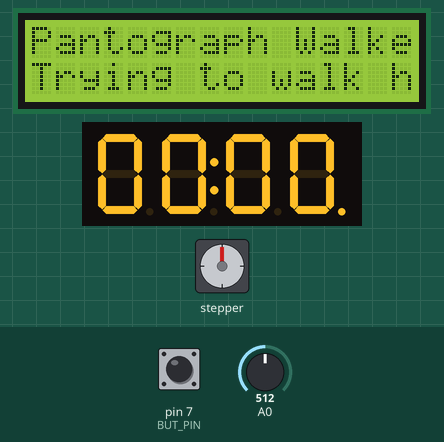
Recording of a sketch running on a simulated Arduino Uno, built with avr-gcc and run on an emulated ATmega328P. Parts: stepper motor, 16×2 character LCD, 4-digit seven-segment display. Wiring (inferred from the names in the program): stepper motor driver (200 steps per turn assumed): step pin 10; direction pin 9; enable pin 8. The inputs (shaded band) are chosen by the test bench; at power-on: A0 = 512, pin 7 (BUT_PIN) HIGH.

Above: at 1.3 s.
1.4 s: A0 set to 596
2.9 s: A0 set to 611
At 3.17 s:
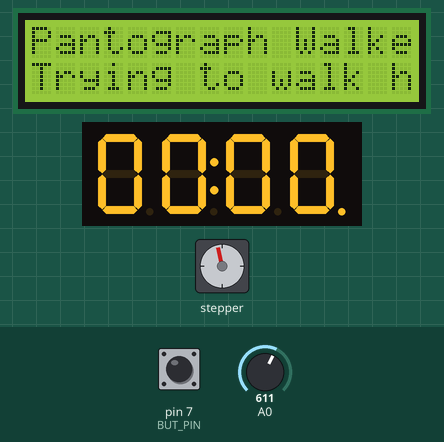
4.5 s: A0 set to 511
At 4.5 s:
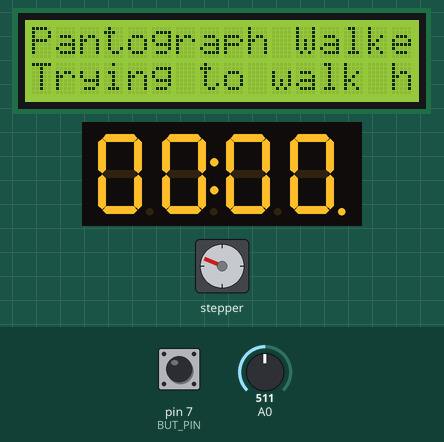
6.0 s: A0 set to 429
7.5 s: A0 set to 407
At 7.77 s:
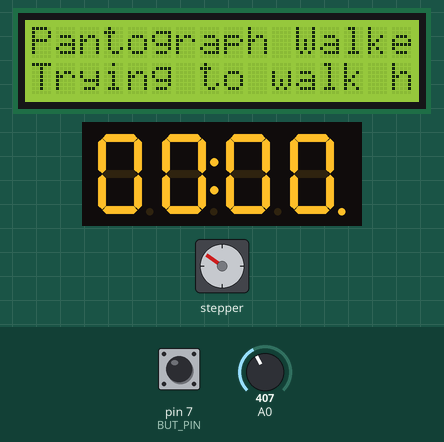
10.5 s: pin 7 (BUT_PIN) pulled LOW for 0.15 s
At 10.5 s:
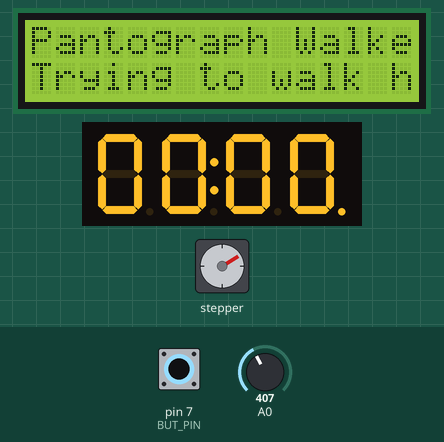
Timing chart, 0 to 13.1 s (numbered marks = the images above; inputs shaded):
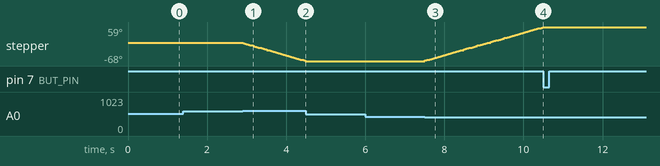

Measured:
- the behaviour switches between 602 and 603 on A0 (found by bisection; images 0 and 1)
- the behaviour switches between 422 and 421 on A0 (found by bisection; images 2 and 3)
- after the input at 1.4 s, every drawn part: stays the same
- after the input at 2.9 s, stepper: keeps turning counter-clockwise at about 43°/s, starting at once
- after the input at 4.5 s, stepper: stops changing and stays -68°
- after the input at 6.0 s, every drawn part: stays the same
- after the input at 7.5 s, stepper: keeps turning clockwise at about 43°/s, starting at once
- after the input at 10.5 s, stepper: stops changing and stays 59°

The sketch:

actuator.ino
```cpp
#include <LiquidCrystal_I2C.h>
#include <TM1637TinyDisplay.h>

#define END_CHAR          ']'
#define LCD_CHAR          '&'
#define TM_START_CHAR     '%'
#define TM_PAUSE_CHAR     '^'
#define TM_CONTINUE_CHAR  ';'

constexpr uint8_t COLS = 20;
constexpr uint8_t ROWS = 4;

constexpr uint8_t ENA_PIN = 8;
constexpr uint8_t DIR_PIN = 9;
constexpr uint8_t PUL_PIN = 10;

constexpr uint8_t BUT_PIN = 7;

constexpr uint8_t CLK = 2;
constexpr uint8_t DIO = 3;

uint8_t dots = 0b01010000;
bool enabled = false;
int offRange = 90;
bool pausedTime = true;

unsigned long serialTimeStamp = 0;
unsigned long tmTimeStamp = 0;

int secs = 0;
int csecs = 0;

LiquidCrystal_I2C lcd(0x27, COLS, ROWS);
TM1637TinyDisplay tm(CLK, DIO);

void handleENA();
void handlePUL(int);
void printLine(char readMsg[]);
void readSerial();
void handleLCD(char readMsg[], int i = 1);
void displayTime();

void setup() {

  Serial.begin(115200);

  lcd.init();
  lcd.backlight();
  lcd.home();
  lcd.print("Pantograph Walker");
  lcd.setCursor(0, 1);
  lcd.print("Trying to walk here");

  tm.begin();
  tm.flipDisplay(true);

  pinMode(PUL_PIN, OUTPUT);
  pinMode(DIR_PIN, OUTPUT);
  pinMode(ENA_PIN, OUTPUT);
  pinMode(BUT_PIN, INPUT_PULLUP);

  digitalWrite(ENA_PIN, enabled);
  digitalWrite(DIR_PIN, LOW);
}

void loop() {
  int v = analogRead(A0);
  v -= 512;

  digitalWrite(DIR_PIN, v > 0 ? LOW : HIGH);

  handleENA();
  handlePUL(v);

  displayTime();

  if(millis() - serialTimeStamp >= 150){
    readSerial();
    serialTimeStamp = millis();
  }

}

void readSerial(){
  char readMsg[COLS * ROWS + 4] = "";
  int i = 0;

  while(Serial.available() > 0){
    readMsg[i] = Serial.read();
    i++;
  }

  if(strlen(readMsg)){
    if(readMsg[0] == LCD_CHAR){
      handleLCD(readMsg);
    }

    else if (readMsg[0] == TM_START_CHAR || readMsg[0] == TM_PAUSE_CHAR || readMsg[0] == TM_CONTINUE_CHAR){
      tmTimeStamp = readMsg[0] == TM_START_CHAR ? millis() : tmTimeStamp;
      pausedTime = (readMsg[0] == TM_PAUSE_CHAR);

      if(strlen(readMsg) > 2){
        int i = 2;
        while(readMsg[i++] != LCD_CHAR);
        handleLCD(readMsg, i);
      }
    }
  }
}

void displayTime(){

  if(!pausedTime){
    secs = (millis() - tmTimeStamp) / 1000;
    csecs = (millis() - tmTimeStamp) / 10;
  }

  tm.showNumberDec(secs, dots, true, 2, 0);
  tm.showNumberDec(csecs, dots, true, 2, 2);
}

void handleLCD(char readMsg[], int i = 1){

  lcd.clear();

  /////////////////////////////

  lcd.home();
  printLine(i, readMsg);

  //////////////////////////////

  lcd.setCursor(0, 1);

  lcd.print("cycle_");
  printLine(i, readMsg);
  lcd.print(".mat");

  ////////////////////////////

  lcd.setCursor(0, 2);

  lcd.print("Control: ");
  printLine(i, readMsg);

  ///////////////////////////

  lcd.setCursor(0, 3);
  printLine(i, readMsg);

}

void handleENA(){
    if(!digitalRead(BUT_PIN)){
      enabled = !enabled;
      digitalWrite(ENA_PIN, enabled);
      delay(300);
  }
}

void handlePUL(int v){
  v = abs(v);

  if(v > offRange){
    digitalWrite(PUL_PIN, HIGH);
    delayMicroseconds(50 / (v - offRange));
    digitalWrite(PUL_PIN, LOW);
    delayMicroseconds(50 / (v - offRange));
  }
}

void printLine(int &i, char readMsg[]){
    while(readMsg[i] != END_CHAR)
    lcd.print(readMsg[i++]);

  i++;
}
```
